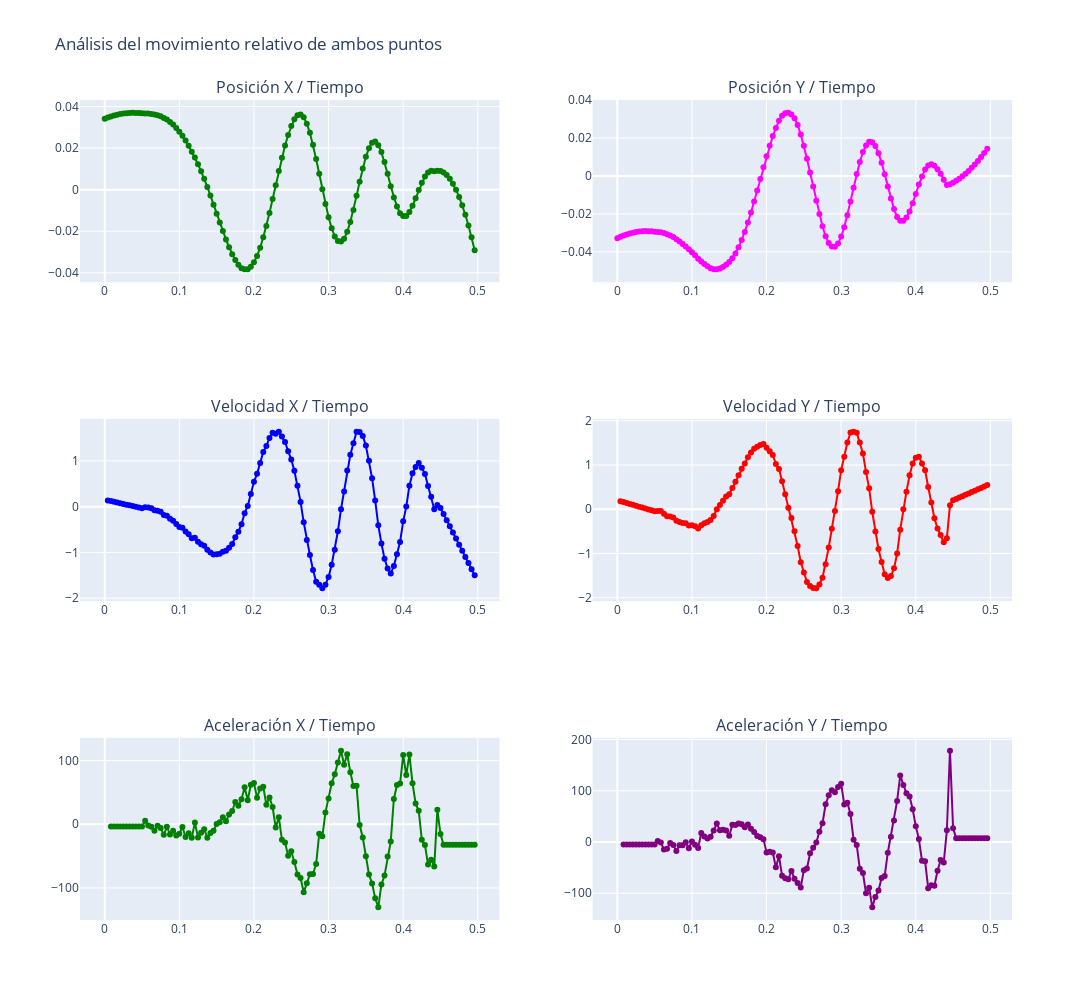

The notebook cell saved with this chart:
### Code cell
# Elegir dataframe a graficar
dfG = dfRelativoBordeCentro
dfG_speed = dfRelativoBordeCentro_speed
dfG_acceleration = dfRelativoBordeCentro_acceleration

# Crear figura y ejes
# 3 filas, 2 columnas
fig = make_subplots(rows=3, cols=2, subplot_titles=("Posición X / Tiempo", "Posición Y / Tiempo","Velocidad X / Tiempo", "Velocidad Y / Tiempo", "Aceleración X / Tiempo", "Aceleración Y / Tiempo"))

# Grafica la posición X en funcion del tiempo
fig.add_trace(go.Scatter(x=dfG['Time (sec)'], y=dfG['Relative_Position_X'], mode='lines+markers', marker=dict(color='green')), row=1, col=1)

# Grafica la posición Y / tiempo
fig.add_trace(go.Scatter(x=dfG['Time (sec)'], y=dfG['Relative_Position_Y'], mode='lines+markers', marker=dict(color='magenta')), row=1, col=2)

# Grafica la velocidad X / tiempo
fig.add_trace(go.Scatter(x=dfG_speed['Time (sec)'], y=dfG_speed['Relative_Speed_X'], mode='lines+markers', marker=dict(color='blue')), row=2, col=1)

# Grafica la velocidad Y / tiempo
fig.add_trace(go.Scatter(x=dfG_speed['Time (sec)'], y=dfG_speed['Relative_Speed_Y'], mode='lines+markers', marker=dict(color='red')), row=2, col=2)

# Grafica la aceleración X / tiempo
fig.add_trace(go.Scatter(x=dfG_acceleration['Time (sec)'], y=dfG_acceleration['Relative_Acceleration_X'], mode='lines+markers', marker=dict(color='green')), row=3, col=1)

# Grafica la aceleración Y / tiempo
fig.add_trace(go.Scatter(x=dfG_acceleration['Time (sec)'], y=dfG_acceleration['Relative_Acceleration_Y'], mode='lines+markers', marker=dict(color='purple')), row=3, col=2)

# Actualizar los títulos y ajustar el diseño
fig.update_layout(height=1000, width=1200, title_text="Análisis del movimiento relativo de ambos puntos", showlegend=False)

# Mostrar los gráficos
fig.show() # Si hay error acá, revisar el renderer
